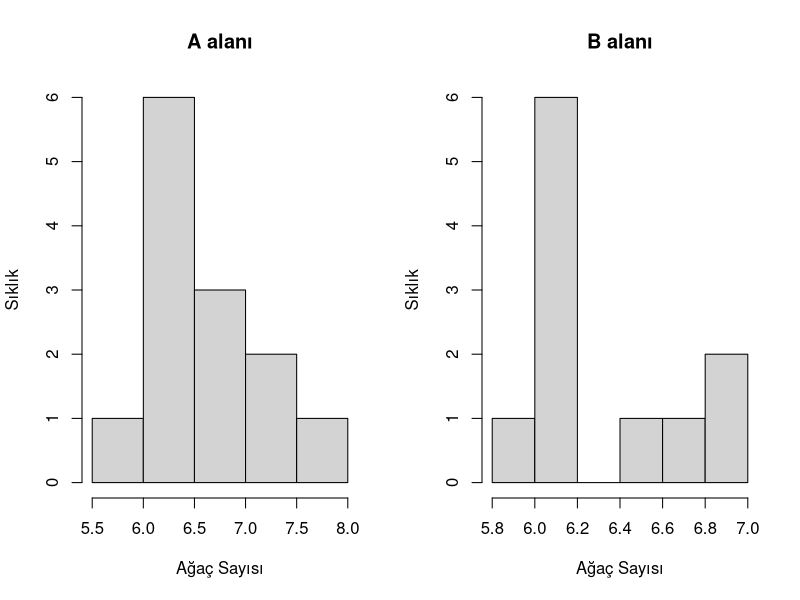

Here is the R script that generated this plot:

# Verilerin yüklenmesi
AB_data <- read.csv("Data/Data_agac.csv",header = TRUE,col.names = c("A","B"))
AB_data

# Verileri A ve B alanı olmak üzere iki kısma ayırın ve boş verileri atın (NA)
alan_A <- AB_data$A
alan_B <- na.omit(AB_data$B)

# Tanımlayıcı istatistik
summary(alan_A)

summary(alan_B)

# standart sapma ve varyasyon

sd(alan_A)

sd(alan_B)

# varyans ve örneklem büyüklüklerini ayrı olarak belirleyin
var_A <- var(alan_A)

var_B <- var(alan_B)

n_A <- length(alan_A)

n_B <- length(alan_B)



# T değerinin bulunması, Cohen'in değerine göre (uzun yol)

d_value <-  (mean(alan_A)-mean(alan_B))/sqrt((var_A+var_B)^2)

d_value

t_value <- (mean(alan_A)-mean(alan_B))/sqrt((var_A/n_A+var_B/n_B))

t_value

# P değerinin bulunması, çift taraflı olduğu için ikiyle çarpılması gereklidir

pt(t_value,df=22,lower.tail = FALSE, log.p = FALSE)*2    


# Histogram grafikleri

par(mfrow = c(1,2))

hist(alan_A, xlab = "Ağaç Sayısı", ylab = "Sıklık", main = "A alanı")

hist(alan_B,xlab = "Ağaç Sayısı", ylab = "Sıklık", main = "B alanı")

# T testi ile alanların karşılaştırılması (kısayol)

t.test(alan_A,alan_B,alternative = "two.sided",paired = FALSE)


